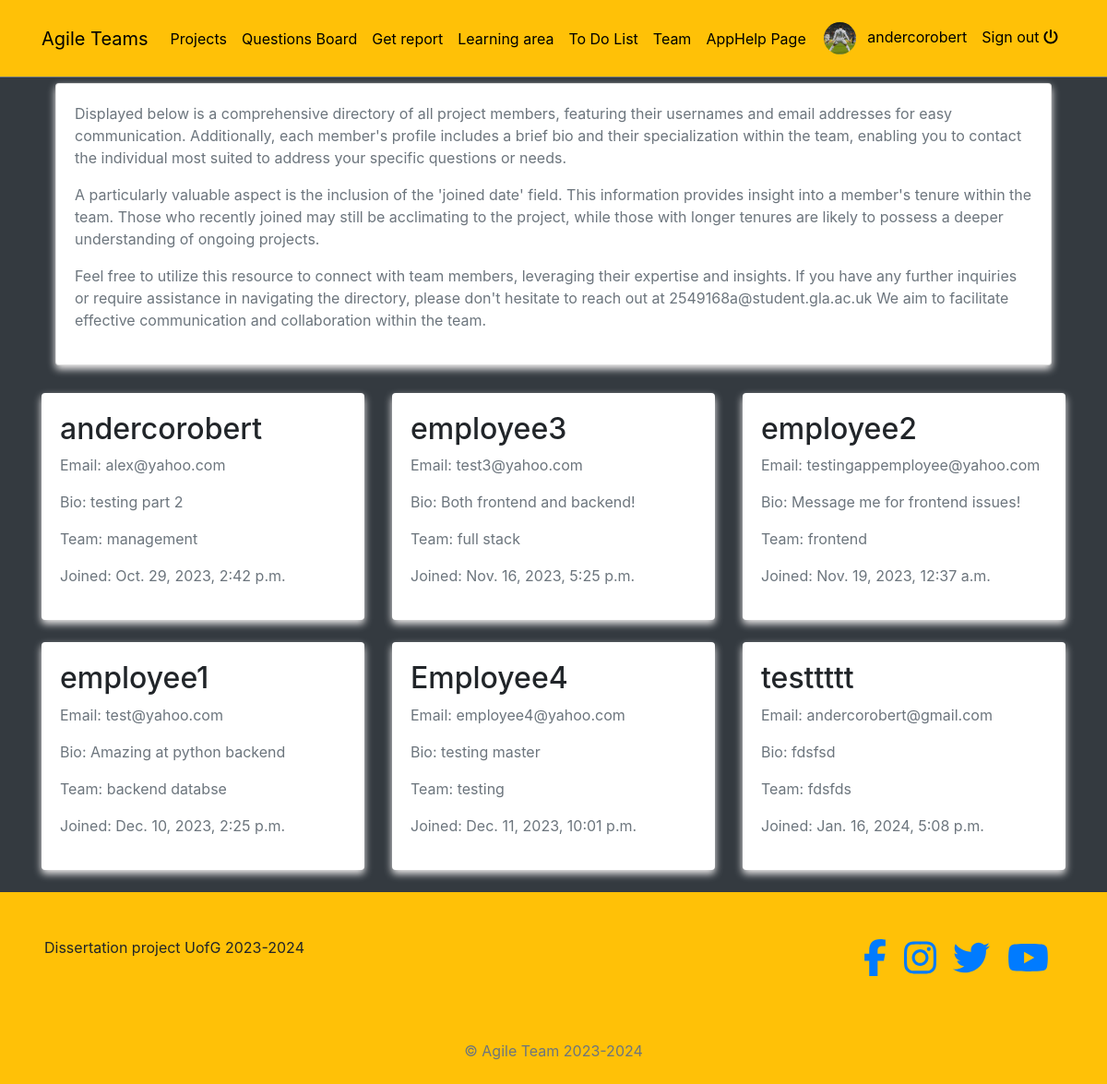
Page /team/ (signed in) on the earlier database version.
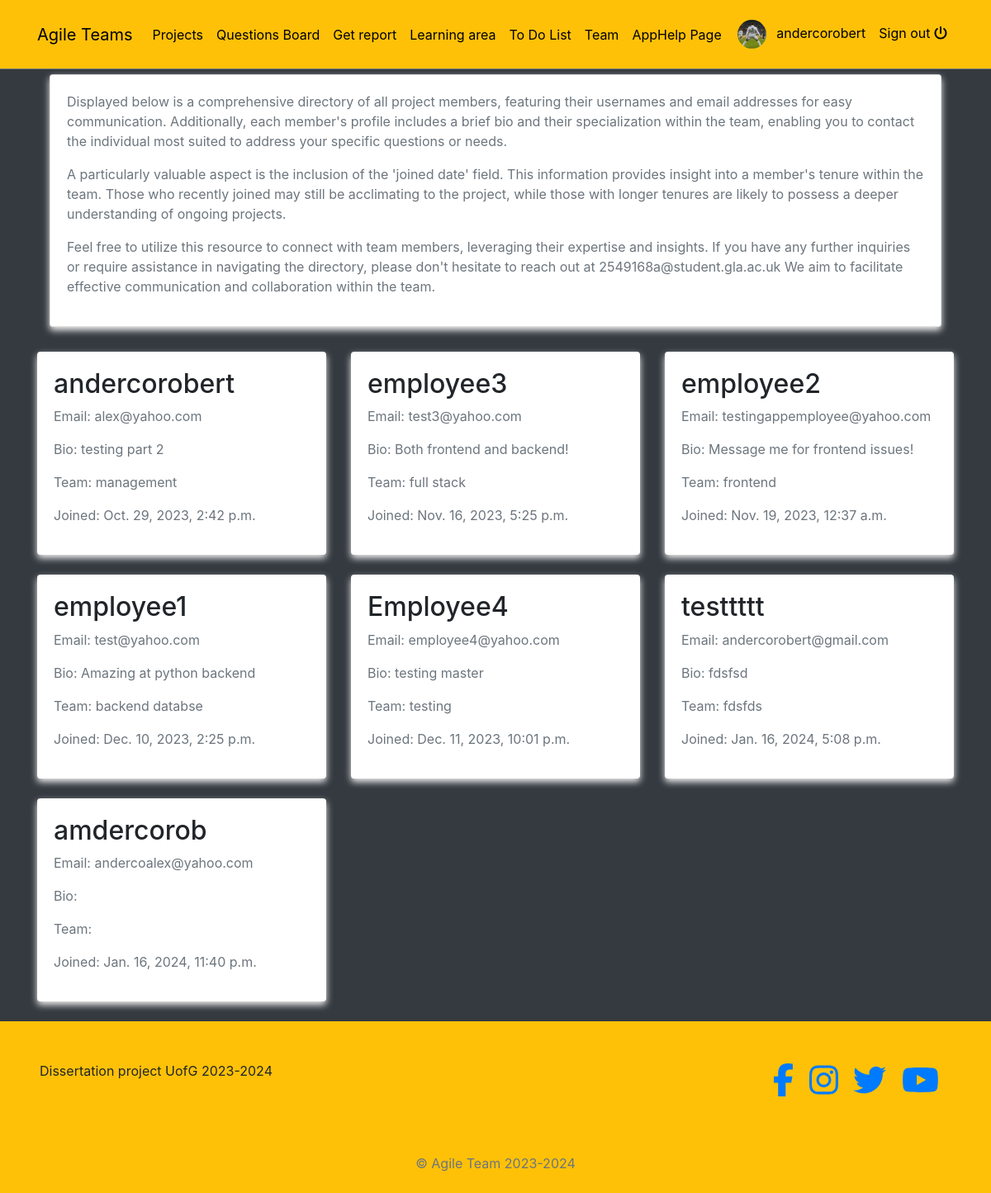
Same page on the later database version.
### profiles/models.py (models this page shows, shortened)
class Profile(models.Model):
    user = models.OneToOneField(User, on_delete=models.CASCADE)
    bio = models.TextField()
    profile_picture = models.ImageField(upload_to=get_upload_path, default="uploads/profile/img/avatar.png", validators=[FileExtensionValidator(['png','jpg', 'jpeg'])])
    team = models.CharField(max_length=200)
    updated = models.DateTimeField(auto_now=True)
    created = models.DateTimeField(auto_now_add=True)

### agile/views.py (the view)
# urls.py: path('team/', views.team, name='team'),
def team(request):
    members = Profile.objects.all()
    context = {
        'members': members,
    }
    return render(request, 'team.html', context)

### blogs/context_processors.py (called while the page is built)
def get_categories(request):
    categories = Category.objects.all()
    return dict(categories=categories)

### profiles/context_processors.py (called while the page is built)
def profile_pic(request):
    if request.user.is_authenticated:
        user = request.user
        try:
            profile_obj = Profile.objects.get(user=user)
            pic = profile_obj.profile_picture
        except Profile.DoesNotExist:
            pic = None
        return {'picture':pic}
    return {}

def get_profile(request):
    if request.user.is_authenticated:
        user = request.user
        try:
            profile_obj = Profile.objects.get(user=user)
        except Profile.DoesNotExist:
            pic = None
        return {'profile':profile_obj}
    return {}

### templates/team.html (shortened to what this page needs)
{% extends 'base.html' %}
    {% load static %}
{% block content %}
{% if request.user.is_authenticated  %}
<div class="container" style="margin-top: 70px;">
    <div class="container">
        <div class="card">
            <div class="card-body">
<p> Displayed below is a comprehensive directory of all project members, featuring their usernames and email addresses for easy communication. Additionally, each member's profile includes a brief bio and their specialization within the team, enabling you to contact the individual most suited to address your specific questions or needs.</p>
<p> A particularly valuable aspect is the inclusion of the 'joined date' field. This information provides insight into a member's tenure within the team. Those who recently joined may still be acclimating to the project, while those with longer tenures are likely to possess a deeper understanding of ongoing projects.</p>
<p> Feel free to utilize this resource to connect with team members, leveraging their expertise and insights. If you have any further inquiries or require assistance in navigating the directory, please don't hesitate to reach out at 2549168a@student.gla.ac.uk We aim to facilitate effective communication and collaboration within the team. </p>
            </div>
        </div>
    </div>
    <div class="row" style="margin-top: 30px;">
        {% for member in members %}
        <div class="col-md-4 mb-4">
            <div class="card border-0">
                <div class="card-body">
                    <h2>{{ member.user.username }}</h2>
                    <p>Email: {{ member.user.email }}</p>
                    <p>Bio: {{ member.bio }}</p>
                    <p>Team: {{ member.team }}</p>
                    <p>Joined: {{ member.created }}</p>
                </div>
            </div>
        </div>
        {% endfor %}
    </div>
</div>
{% else %}
<div class = "text-white text-center h3" style="margin-top: 70px;"> Please log in! </div>
{% endif %}
{% endblock %}

### templates/base.html (shortened to what this page needs)
{% load static %}
<!doctype html>
<html lang="en">
<head>
    <link rel="stylesheet" type="text/css" href="{% static "style.css" %}">
    <link rel="stylesheet" type="text/css" href="{% static "test.css" %}">
   <link rel="stylesheet" href="https://cdn.jsdelivr.net/npm/bootstrap@4.4.1/dist/css/bootstrap.min.css">
    <link href="//maxcdn.bootstrapcdn.com/bootstrap/4.1.1/css/bootstrap.min.css" rel="stylesheet" id="bootstrap-css">
</head>
<body>
   {% include 'navbar.html' %}
    <section class="bg-dark">
        <div class="pt-big">
        {% block content %}
        {% endblock content %}
        </div>
    </section>
    {% include "footer.html" %}
</body>
</html>

### templates/navbar.html (shortened to what this page needs)
<!DOCTYPE html>
<html lang="en">
<head>
</head>
<body>
<nav class="navbar navbar-icon-top navbar-expand-lg navbar-dark bg-warning border-bottom border-secondary fixed-top py-3">
    <div class="container">
        <a class="navbar-brand" href="{% url 'help' %}">Agile Teams</a>
        <div class="collapse navbar-collapse" id="navbarSupportedContent">
            <ul class="navbar-nav mr-auto">
                <li class="nav-item">
                    <a class="nav-link" href="{% url "reports:home" %}">Projects</a>
                </li>
                <li class="nav-item">
                    <a class="nav-link" href="{% url "posts:post-list" %}">Questions Board</a>
                </li>
                <li class="nav-item">
                    <a class="nav-link" href="{% url "reports:select-view" %}">Get report</a>
                </li>
                <li class="nav-item">
                    <a class="nav-link" href="{% url 'home' %}">Learning area</a>
                </li>
                <li class="nav-item">
                    <a class="nav-link" href="{% url 'todo' %}">To Do List</a>
                </li>
                <li class="nav-item">
                    <a class="nav-link" href="{% url 'team' %}">Team</a>
                </li>
                <li class="nav-item">
                    <a class="nav-link" href="{% url 'help' %}">AppHelp Page</a>
                </li>
            </ul>
            <ul class='navbar-nav'>
                {% if request.user.is_authenticated %}
                    <li class='nav-item'>
                        <a class='nav-link' href='{% url "profiles:profile-view" %}'>
                            <img src='{{picture.url}}' class='img-avatar' alt='profile picture'>
                            <span class='ml-2'> {{request.user}} </span>
                        </a>
                    </li>
                    <li class="nav-item">
                        <a class="nav-link" href="{% url 'account_logout' %}">
                            Sign out <i class="fas fa-power-off mt-2"></i>
                        </a>
                    </li>
                {% else %}
                    <li class="nav-item">
                        <a class="nav-link" href="{% url 'account_login' %}">
                            Sign in <i class="fa fa-sign-in-alt"></i>
                        </a>
                    </li>
                {% endif %}
            </ul>
        </div>
    </div>
</nav>
</body>
</html>

### templates/footer.html (shortened to what this page needs)
<footer >
    <div class="col-12 bg-warning" >
        <div class="row">
            <div class="col-8 p-5">
                Dissertation project UofG 2023-2024
            </div>
            <div class="col-4 p-5">
                <div class="container h1 text-right">
                    <a href="{% url "social" %}"><i class="fab fa-facebook-f ml-2"></i></a>
                    <a href="{% url "social" %}"><i class="fab fa-instagram ml-2"></i></a>
                    <a href="{% url "social" %}"><i class="fab fa-twitter ml-2"></i></a>
                    <a href="{% url "social" %}"><i class="fab fa-youtube ml-2"></i></a>
                </div>
            </div>
        </div>
    </div>
    <div class="col-12 bg-warning text-center p-2"><p>&copy; Agile Team 2023-2024<p></div>
</footer>

### static/style.css (style rules this page uses)
.pt-big { padding-top: 20px; }
.img-avatar { height: 35px; width: 35px; border-radius: 50%; }
body { background-color: orange; }

### static/test.css (style rules this page uses)
body { font-family: 'Arial', sans-serif; background-color: orange; margin: 0; padding: 0; }
.navbar-nav .nav-link { color: black !important; }
.card { box-shadow: 0 4px 8px #f5f3f3; transition: transform 0.3s, box-shadow 0.3s; }
.card-body { padding: 20px; }
h2 { color: #343a40; }
p { color: #6c757d; }
.text-center { text-align: center; }

### templates/navbar.html (style rules this page uses)
.navbar-nav .nav-link { color: black !important; }
.navbar-brand { color: black !important; }

Differences in the rows shown:
added Profile: user.username "amdercorob", user.email "andercoalex@yahoo.com", created "Jan. 16, 2024, 11:40 p.m."
